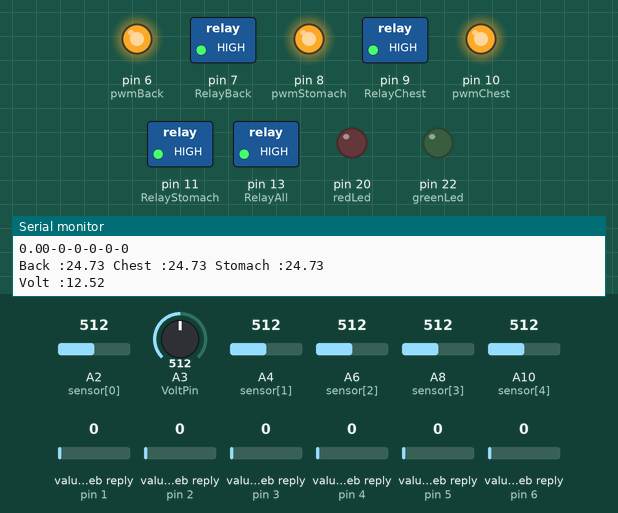
Simulated run of this sketch. Board: Arduino Mega 2560, built with avr-gcc and run on an emulated ATmega2560. On the bench: switched loads named in the sketch (green lamp = pin HIGH), output pins drawn as LEDs (lit = HIGH), the last lines printed to the serial monitor. The inputs (shaded band) are chosen by the test bench; at power-on: value in the web reply (sensors on pin 6, pin 1, pin 2, pin 3, pin 4, pin 5) 0, A2 (sensor[0]) = 512, A3 (VoltPin) = 512, A4 (sensor[1]) = 512, A6 (sensor[2]) = 512, A8 (sensor[3]) = 512, A10 (sensor[4]) = 512. WiFi joins after 1.5 s; servers stay silent unless stated; web services answer with replies made up by the test bench.

Above: at 2.6 s.
2.7 s: value in the web reply (sensor on pin 6) set to 25
At 3.9 s:
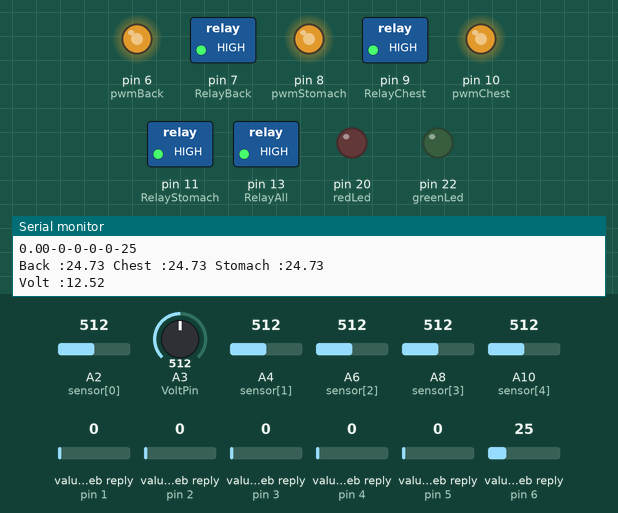
4.2 s: value in the web reply (sensor on pin 6) set to 75
At 5.2 s:
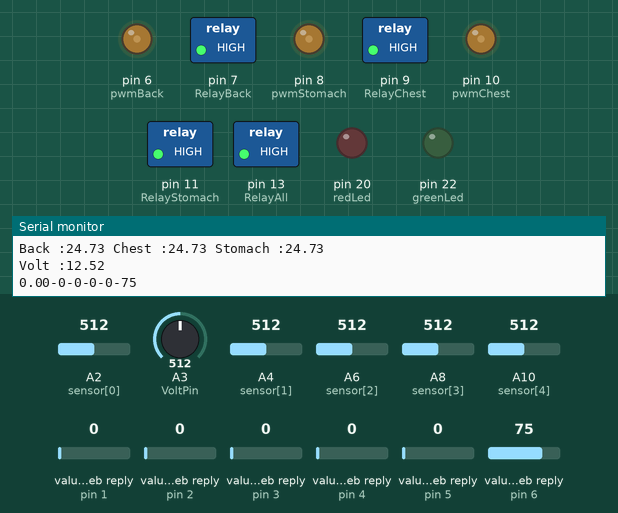
9.4 s: value in the web reply (sensor on pin 6) set to 50
At 9.9 s:
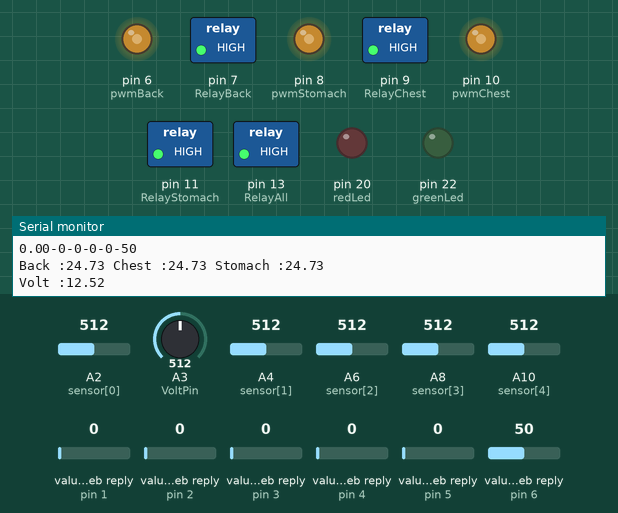
Timing chart, 0 to 12.4 s (numbered marks = the images above; inputs shaded):
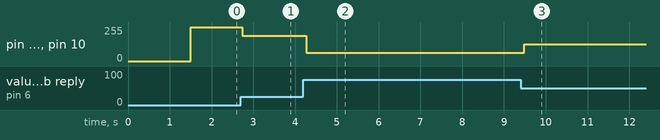

Measured:
- after the input at 2.7 s, pin 6 (pwmBack), pin 8 (pwmStomach), pin 10 (pwmChest): 252/255 → 189/255 at once
- after the input at 4.2 s, pin 6 (pwmBack), pin 8 (pwmStomach), pin 10 (pwmChest): 189/255 → 63/255 after 0.07 s
- after the input at 9.4 s, pin 6 (pwmBack), pin 8 (pwmStomach), pin 10 (pwmChest): 63/255 → 126/255 after 0.09 s

The sketch:

main_program.ino
```cpp
#include <WiFiEsp.h>
#include "ThingSpeak.h"

WiFiEspClient client;

//Deklarasi Comm
char ssid[] = "Cobadulu";
char pass[] = "rizqi1234";
unsigned long ID = 1922421; //Sending Data ID
const char * API = "JLPRMP3BAV959RF7";
const char * APIR = "QDETEFBASPJGBVX2";
unsigned long ID2 = 1922443; //Receiving Data ID
const char * API2 = "BGLU35O93OJQDWHR";
const char * APIR2 = "7V6HHA84EFXO3A6L";
int field1 = 1,field2 = 2,field3 = 3;
int field4 = 4,field5 = 5,field6 = 6;
int field7 = 7,field8 = 8,statusCode;
//Sent Data
float backTemp_sent;
float chestTemp_sent;
float stomachTemp_sent;
//Receive Data
float tempVal_recv;
int backOpt_recv,chestOpt_recv,stomachOpt_recv;
int pwmVal_recv;
int sysState_recv;

//Deklarasi PIN
#define RelayBack 7
#define RelayChest 9
#define RelayStomach 11
#define RelayAll 13
#define VoltPin A3
int sensor[5] = {A2, A4, A6, A8, A10};
int inBack, inStomach, inChest;
int pwmBack = 6, pwmStomach = 8, pwmChest = 10;
const int redLed = 20, greenLed = 22;
float Vanalog, Vread;

//Deklarasi Variabel
#define R 10000
int v[5]= {0,0,0,0,0};
int R2[5] = {0,0,0,0,0};
float temperature[5] = {0,0,0,0,0};
float logR2[5] = {0,0,0,0,0};
float c1 = 1.009249522e-03, c2 = 2.378405444e-04, c3 = 2.019202697e-07;
float temp1, temp2, temp3, temp4, temp5;
float tempBack, tempStomach, tempChest, tempBody, tempEnv, lastTemp;
long lastMillis;
int in_pwm, out_pwm, pwm_val;

//Control Variable
double tempSet = 43;
double in_val, out_val;
double Kp = 0, Ki = 0, Kd = 0;
bool backState, chestState, stomachState, allState;
int conditionState;

void setup() {
  Serial.begin(9600);
  Serial1.begin(115200);

  WiFi.init(&Serial1);
  ThingSpeak.begin(client);
  if(WiFi.status() == WL_NO_SHIELD){
    Serial.println("Can't Connect");
    while(true);
  }
  Serial.println("WiFi Ready To Use");

  pinMode(redLed, OUTPUT);
  pinMode(greenLed, OUTPUT);
  pinMode(RelayBack, OUTPUT);
  pinMode(RelayChest, OUTPUT);
  pinMode(RelayStomach, OUTPUT);
  pinMode(RelayAll, OUTPUT);
  pinMode(pwmBack, OUTPUT);
  pinMode(pwmChest, OUTPUT);
  pinMode(pwmStomach, OUTPUT);
  digitalWrite(RelayBack,HIGH);
  digitalWrite(RelayChest,HIGH);
  digitalWrite(RelayStomach,HIGH);
  digitalWrite(RelayAll,HIGH);

  for(int i = 0; i<5;i++){
    pinMode(sensor[i], INPUT);
  }

}

void loop() {
  if(WiFi.status() != WL_CONNECTED){
    Serial.print("Connecting...");
    while(WiFi.status() != WL_CONNECTED){
      WiFi.begin(ssid,pass);
      Serial.print(".");
    }
    Serial.println("Connected to WiFi");
  }
  conditionState = sysState_recv;
  if (conditionState = 0) AutoControlWithPWM();
  else if (conditionState = 1) ManualControlWithPWM();

  TempRead();
  VoltRead();
  ControlWithOnOff();
  ComHandler();
}

void ControlWithOnOff() {
  if(backOpt_recv == 1) backState = LOW;
  else backState = HIGH;
  if(chestOpt_recv == 1) chestState = LOW;
  else chestState = HIGH;
  if(stomachOpt_recv == 1) stomachState = LOW;
  else stomachState = HIGH;
  digitalWrite(RelayBack, backState);
  digitalWrite(RelayChest, chestState);
  digitalWrite(RelayStomach, stomachState);
//  digitalWrite(RelayAll, allState);
}

void AutoControlWithPWM() {
  tempEnv = tempVal_recv;
  if (tempEnv < tempBody) {
    if (tempBody < tempSet){
      pwm_val--;
      if (pwm_val > 252) pwm_val ==252;
      analogWrite(pwmBack, pwm_val);
      analogWrite(pwmChest, pwm_val);
      analogWrite(pwmStomach, pwm_val);
      allState = LOW;
    }
    else if (tempBody >= tempSet){
      pwm_val++;
      analogWrite(pwmBack, pwm_val);
      analogWrite(pwmChest, pwm_val);
      analogWrite(pwmStomach, pwm_val);
      allState = HIGH;
    }
  }
  digitalWrite(RelayBack, allState);
  digitalWrite(RelayChest, allState);
  digitalWrite(RelayStomach, allState);
}

void ManualControlWithPWM() {
  if (pwmVal_recv > 100) pwmVal_recv = 100;
  else if (pwmVal_recv < 0) pwmVal_recv = 0;
  in_pwm = abs(pwmVal_recv - 100);
  inBack = map(in_pwm, 0, 100, 0, 252);
  inStomach = inBack;
  inChest = inBack;
  analogWrite(pwmBack, inBack);
  analogWrite(pwmStomach, inStomach);
  analogWrite(pwmChest, inChest);
}

void TempRead() {
  if (millis() - lastMillis > 100){
    for(int i=0; i<5; i++){
        v[i] = analogRead(sensor[i]);
        R2[i] = R * (1023.0 / (float)v[i] - 1.0);
        logR2[i] = log(R2[i]);
        temperature[i] = (1.0 / (c1 + c2*logR2[i] + c3*logR2[i]*logR2[i]*logR2[i]));
        temperature[i] = temperature[i] - 273.15;
      }
  temp1 = temperature[0];
  temp2 = temperature[1];
  temp3 = temperature[2];
  temp4 = temperature[3];
  temp5 = temperature[4];
  //Filter Data
  if (temp3 - temp4 > 4) temp3 = temp4;
  else if (temp4 - temp3 > 4) temp4 = temp3;
  if (temp2 - temp5 > 4) temp2 = temp5;
  else if (temp5 - temp2 > 4) temp5 = temp2;
  if (abs(lastTemp - temp1) < 4 || lastTemp == 0) lastTemp = temp1;
  //Rata-Rata Data
  tempBack = (temp3 + temp4) / 2;
  tempChest = (temp2 + temp5) / 2;
  tempStomach = lastTemp;
  Serial.print("Back :" + String(tempBack)+" ");
  Serial.print("Chest :" + String(tempChest)+" ");
  Serial.println("Stomach :" + String(tempStomach));
  tempBody = (tempBack + tempChest + tempStomach) / 3;
  lastMillis = millis();
  }
}

void VoltRead() {
  Vanalog = analogRead(VoltPin);
  Vread = (Vanalog * 0.00489 * 5);
  Serial.print("Volt :"); Serial.println(Vread);
}

void ComHandler() {
  ThingSpeak.setField(field1,tempBack);
  ThingSpeak.setField(field2,tempChest);
  ThingSpeak.setField(field3,tempStomach);
  ThingSpeak.writeFields(ID,API);

  ThingSpeak.readMultipleFields(ID2,APIR2);
  tempVal_recv = ThingSpeak.getFieldAsLong(field1);
  backOpt_recv = ThingSpeak.getFieldAsLong(field2);
  chestOpt_recv = ThingSpeak.getFieldAsLong(field3);
  stomachOpt_recv = ThingSpeak.getFieldAsLong(field4);
  sysState_recv = ThingSpeak.getFieldAsLong(field5);
  pwmVal_recv = ThingSpeak.getFieldAsLong(field6);
  Serial.print(tempVal_recv);Serial.print("-");
  Serial.print(backOpt_recv);Serial.print("-");
  Serial.print(chestOpt_recv);Serial.print("-");
  Serial.print(stomachOpt_recv);Serial.print("-");
  Serial.print(sysState_recv);Serial.print("-");
  Serial.println(pwmVal_recv); //Ini harus diubah nilainya. Dibalik
}
void AppHandler() {
  //Ini belum ada cara pengirimannya ke aplikasinya kaya gimana
}

//double computePID(double inp) {
//  currentTime = millis();
//  elapsedTime = (double)(currentTime - previousTime);
//
//  error = tempSet - inp;
//  intError += error * elapsedTime;
//  rateError = (error - lastError)/elapsedTime;
//
//  double out = kp*error + ki*intError + kd*rateError;
//
//  lastError = error;
//  previousTime = currentTime;
//
//  return out;
//}


/*//Serial Data
union {
  struct {
    float backTemp;
    float chestTemp;
    float stomachTemp;
  } param;
  byte packet[12];
} sentData;

union {
  struct {
    float tempVal;
    bool backOpt;
    bool chestOpt;
    bool stomachOpt;
    bool allOpt;
    int backVal;
    int chestVal;
    int stomachVal;
    int sysState;
  } param;
  byte packet[16];
} recvData; */

/*if (Serial1.available()) { //Menerima data dari App
    char1 = Serial1.read();
    if (char1 == '$') {
      comIndex1 = 0;
      valid1 = true;
      tempEnv = recvData.param.tempVal;
      backState = recvData.param.backOpt;
      chestState = recvData.param.chestOpt;
      stomachState = recvData.param.stomachOpt;
      allState = recvData.param.allOpt;
      inBack = recvData.param.backVal;
      inChest = recvData.param.chestVal;
      inStomach = recvData.param.stomachVal;
      conditionState = recvData.param.sysState;
    }
    else if (valid1) {
      recvData.packet[comIndex1] = char1;
      comIndex1++;
      if (comIndex1 >= sizeof(recvData.packet)) valid1 = false;
    }
  }*/
```
